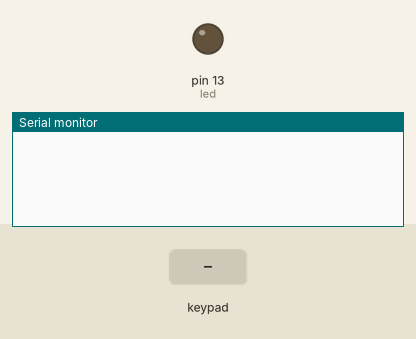
Recording of a sketch running on a simulated Arduino Uno, built with avr-gcc and run on an emulated ATmega328P. Parts: output pins drawn as LEDs (lit = HIGH), the last lines printed to the serial monitor. Inputs (shaded band) come from the test bench.

Above: at 1.2 s.
1.3 s: key '1' pressed
At 2.0 s:
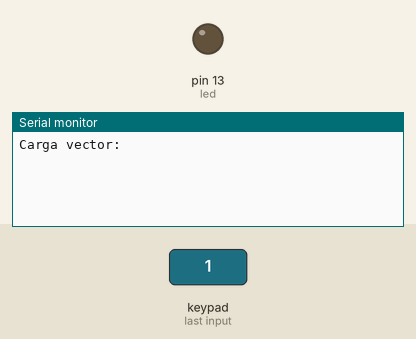
2.8 s: keypad keys A 9 2 2 3 pressed 0.4 s apart
At 5.5 s:
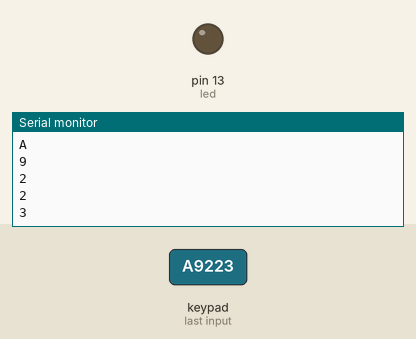
6.3 s: key 'B' pressed
At 7.1 s:
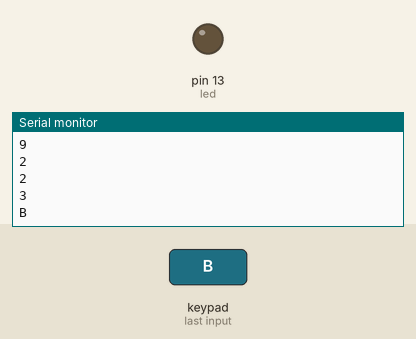
7.8 s: keypad keys A 9 2 2 3 # pressed 0.4 s apart
At 11.0 s:
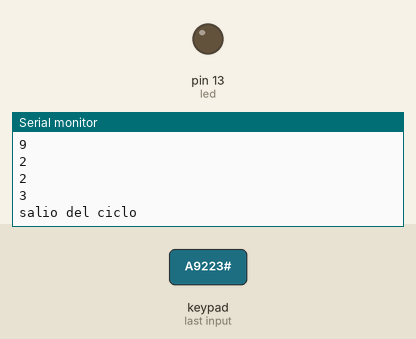
11.7 s: key '2' pressed
At 12.9 s:
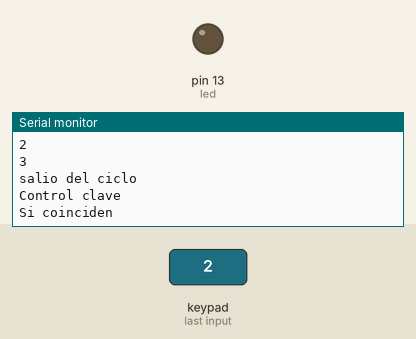
13.2 s: keypad keys 1 3 9 7 2 * pressed 0.4 s apart
At 16.0 s:
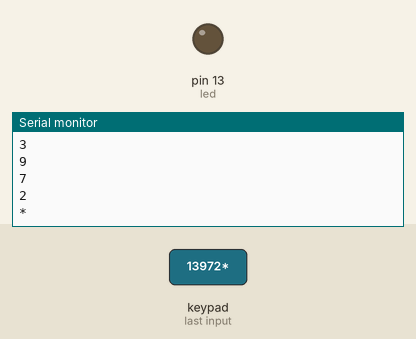
Timing chart, 0 to 17.5 s (numbered marks = the images above; inputs shaded):
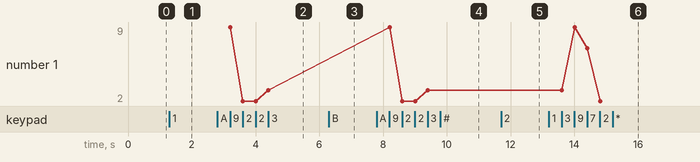

The sketch:

Clave_Teclado_matricial.ino
```cpp
 #include <Keypad.h>;
const byte ROWS = 4;
const byte COLS = 4;
char keys[ROWS][COLS] = {
 {'1','2','3','A'},
 {'4','5','6','B'},
 {'7','8','9','C'},
 {'*','0','#','D'}
};
byte rowPins[ROWS] = {9,8,7,6}; //Filas(pines del 9 al 6)
byte colPins[COLS] = {5,4,3,2}; //Columnas (pines del 5 al 2)
Keypad keypad = Keypad( makeKeymap(keys), rowPins, colPins, ROWS, COLS );
char clave[5]={'A','9','2','2','3'};
char inclave[5]={0,0,0,0,0};
int maxind=4;
int c;
int led = 13;
int sen1=0;
int i=0;
////////////////////////////////////////////////////////////////////VOID SETUP
void setup(){
Serial.begin (9600);
pinMode(led, OUTPUT);
}
////////////////////////////////////////////////////////////////////VOID LOOP
void loop(){
char key = keypad.getKey();//char
switch(key)
{
  case '1':
     c=0;
     Serial.println("Carga vector:");
     while(key!='#')
     {
       key = keypad.getKey();//char
       if(key && key!='#')
       {
          inclave[c]=key;
          Serial.println(key);
          c=c+1;
       }
      }
      Serial.println("salio del ciclo");
      //Serial.print();
      break;

   case '2':
     Serial.println("Control clave");
     i=0;
     while(sen1==0 && i<maxind)
     {
       if (inclave[i]!=clave[i])
       {
           //Serial.println("si sen1 =1");
           //delay(1500);
           sen1=1;
       }
       i=i+1;
     }

     if(sen1==1)
     { Serial.println("No coincide");  }
     else
     { Serial.println("Si coinciden"); }
     sen1=0;
     break;

}//Fin Estructura de casos
}//Fin Loop
```

Measured:
- after the input at 1.3 s, the serial monitor: prints a new line at once (image 1)
- after the input at 2.8 s, the serial monitor: prints a new line at once (image 2)
- after the input at 6.3 s, the serial monitor: prints a new line at once (image 3)
- after the input at 7.8 s, the serial monitor: prints a new line at once (image 4)
- after the input at 11.7 s, the serial monitor: prints a new line at once (image 5)
- after the input at 13.2 s, the serial monitor: prints a new line at once (image 6)
- plotted number 1: 3 → 2 after the input at 13.2 s
